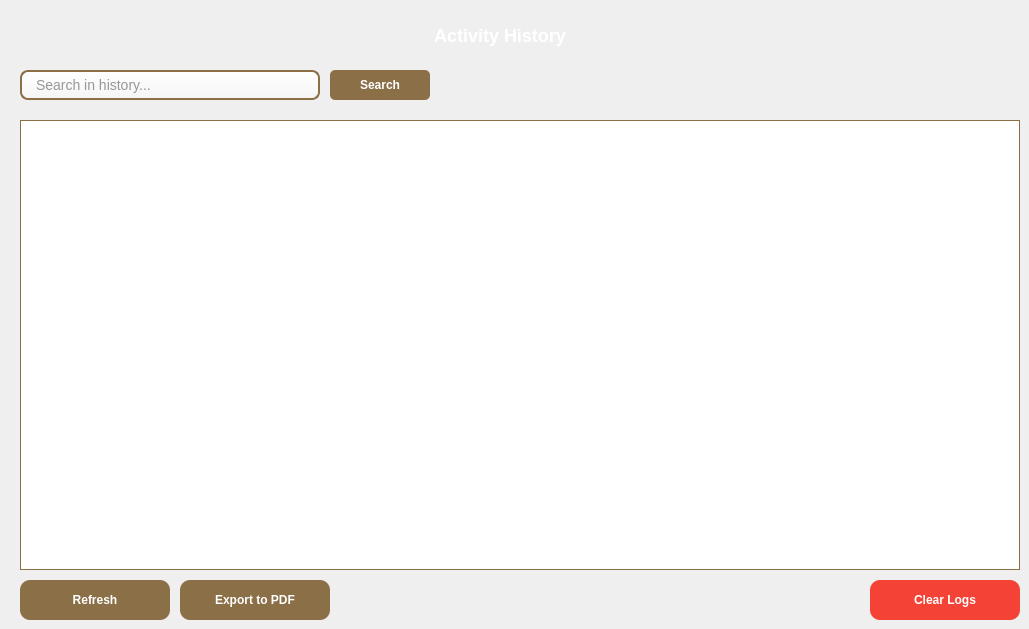
        <widget class="QWidget" name="tab_history">
         <property name="styleSheet">
          <string notr="true">
QLineEdit {
    background: qlineargradient(x1:0, y1:0, x2:0, y2:1, stop:0 #FFFFFF, stop:1 #F5F5F5);
    border: 2px solid #8B6F47;
    border-radius: 8px;
    padding: 3px 12px;
    font-size: 14px;
    color: #333;
    selection-background-color: #8B6F47;
    selection-color: white;
}
QLineEdit:hover {
    border: 2px solid #A0825A;
    background: qlineargradient(x1:0, y1:0, x2:0, y2:1, stop:0 #FFFFFF, stop:1 #FAFAFA);
}
QLineEdit:focus {
    border: 2px solid #8B4513; 
    background: #FFFAF0;
}
    </string>
         </property>
         <attribute name="title">
          <string>History</string>
         </attribute>
         <widget class="QLabel" name="label_titre_histo">
          <property name="geometry">
           <rect>
            <x>350</x>
            <y>20</y>
            <width>300</width>
            <height>30</height>
           </rect>
          </property>
          <property name="styleSheet">
           <string notr="true">font-size: 18px; font-weight: bold; color: white;</string>
          </property>
          <property name="text">
           <string>Activity History</string>
          </property>
          <property name="alignment">
           <set>Qt::AlignmentFlag::AlignCenter</set>
          </property>
         </widget>
         <widget class="QLineEdit" name="le_history_search">
          <property name="geometry">
           <rect>
            <x>20</x>
            <y>70</y>
            <width>300</width>
            <height>30</height>
           </rect>
          </property>
          <property name="placeholderText">
           <string>Search in history...</string>
          </property>
         </widget>
         <widget class="QPushButton" name="btn_history_search">
          <property name="geometry">
           <rect>
            <x>330</x>
            <y>70</y>
            <width>100</width>
            <height>30</height>
           </rect>
          </property>
          <property name="styleSheet">
           <string notr="true">QPushButton { background-color: #8B6F47; border-radius: 5px; color: white; font-weight: bold; } QPushButton:hover { background-color: #FFF; border: 2px solid #8B6F47; color: #8B6F47; }</string>
          </property>
          <property name="text">
           <string>Search</string>
          </property>
         </widget>
         <widget class="QTableView" name="tableView_historique">
          <property name="geometry">
           <rect>
            <x>20</x>
            <y>120</y>
            <width>1000</width>
            <height>450</height>
           </rect>
          </property>
          <property name="styleSheet">
           <string notr="true">
       QHeaderView::section { background-color: #8B6F47; color: white; font-weight: bold; border: none; padding: 5px; }
       QTableView { border: 1px solid #8B6F47; selection-background-color: #E0E0E0; selection-color: #333; background-color: white; }
      </string>
          </property>
         </widget>
         <widget class="QPushButton" name="btn_refresh_history">
          <property name="geometry">
           <rect>
            <x>20</x>
            <y>580</y>
            <width>150</width>
            <height>40</height>
           </rect>
          </property>
          <property name="styleSheet">
           <string notr="true">QPushButton { background-color: #8B6F47; border-radius: 10px; color: white; font-weight: bold; } QPushButton:hover { background-color: #FFF; border: 2px solid #8B6F47; color: #8B6F47; }</string>
          </property>
          <property name="text">
           <string>Refresh</string>
          </property>
         </widget>
         <widget class="QPushButton" name="btn_export_history">
          <property name="geometry">
           <rect>
            <x>180</x>
            <y>580</y>
            <width>150</width>
            <height>40</height>
           </rect>
          </property>
          <property name="styleSheet">
           <string notr="true">QPushButton { background-color: #8B6F47; border-radius: 10px; color: white; font-weight: bold; } QPushButton:hover { background-color: #FFF; border: 2px solid #8B6F47; color: #8B6F47; }</string>
          </property>
          <property name="text">
           <string>Export to PDF</string>
          </property>
         </widget>
         <widget class="QPushButton" name="btn_clear_history">
          <property name="geometry">
           <rect>
            <x>870</x>
            <y>580</y>
            <width>150</width>
            <height>40</height>
           </rect>
          </property>
          <property name="styleSheet">
           <string notr="true">QPushButton { background-color: #f44336; border-radius: 10px; color: white; font-weight: bold; } QPushButton:hover { background-color: rgba(255, 255, 255, 0.2); }</string>
          </property>
          <property name="text">
           <string>Clear Logs</string>
          </property>
          <property name="icon">
           <iconset resource="resources.qrc">
            <normaloff>:/assets/clear.png</normaloff>:/assets/clear.png</iconset>
          </property>
          <property name="iconSize">
           <size>
            <width>24</width>
            <height>24</height>
           </size>
          </property>
         </widget>
        </widget>
